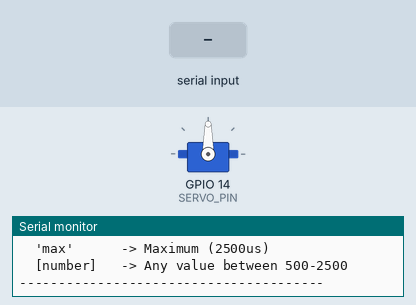
This sketch was run on a simulated ESP32. Parts: servo, the last lines printed to the serial monitor. The inputs (shaded band) are chosen by the test bench.

Above: at 2.2 s.
2.3 s: "min\n" received over Serial
At 3.5 s:
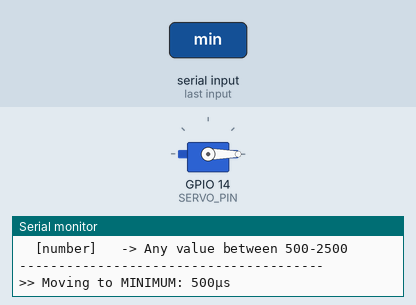
3.8 s: "max\n" received over Serial
At 4.8 s:
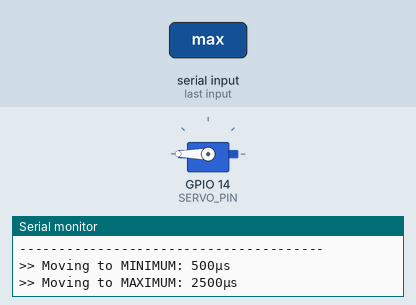
5.3 s: "set\n" received over Serial
At 5.9 s:
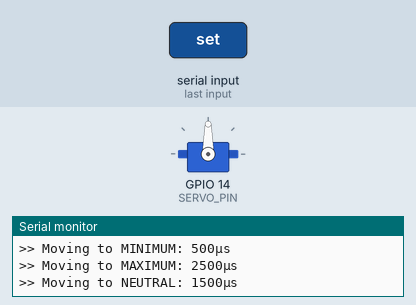
Timing chart, 0 to 8.3 s (numbered marks = the images above; inputs shaded):
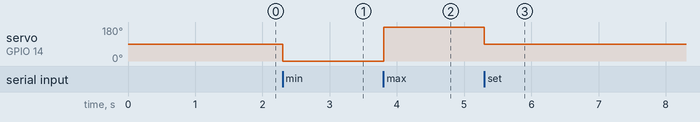

Measured:
- after the input at 2.3 s, servo on GPIO 14 (SERVO_PIN): 90° → 0° at once
- after the input at 3.8 s, servo on GPIO 14 (SERVO_PIN): 0° → 180° at once
- after the input at 5.3 s, servo on GPIO 14 (SERVO_PIN): 180° → 90° at once

The sketch:

code_controle_servo_pin14.ino
```cpp
#include <ESP32Servo.h>

// ===================================
// HARDWARE CONFIGURATION
// ===================================
const int SERVO_PIN = 14;
Servo calibrationServo;

// ===================================
// CONSTANTS
// ===================================
const int PULSE_MIN = 500;
const int PULSE_MAX = 2500;
const int NEUTRAL   = 1500;

void setup() {
  Serial.begin(115200);
  delay(1000);

  calibrationServo.setPeriodHertz(50);
  calibrationServo.attach(SERVO_PIN, PULSE_MIN, PULSE_MAX);

  Serial.println("--- MULTI-POSITION SERVO CALIBRATOR ---");
  Serial.println("Commands:");
  Serial.println("  'set'      -> Center (1500us)");
  Serial.println("  'min'      -> Minimum (500us)");
  Serial.println("  'max'      -> Maximum (2500us)");
  Serial.println("  [number]   -> Any value between 500-2500");
  Serial.println("---------------------------------------");
}

void loop() {
  if (Serial.available() > 0) {
    String input = Serial.readStringUntil('\n');
    input.trim();
    input.toLowerCase(); // Make it case-insensitive

    if (input == "set") {
      moveServo(NEUTRAL, "NEUTRAL");
    }
    else if (input == "min") {
      moveServo(PULSE_MIN, "MINIMUM");
    }
    else if (input == "max") {
      moveServo(PULSE_MAX, "MAXIMUM");
    }
    else if (input.length() > 0) {
      // Check if the input is a number
      int value = input.toInt();

      // toInt() returns 0 if it's not a number
      if (value >= PULSE_MIN && value <= PULSE_MAX) {
        moveServo(value, "CUSTOM");
      } else {
        Serial.print("⚠️ Invalid! Enter a number between ");
        Serial.print(PULSE_MIN);
        Serial.print(" and ");
        Serial.println(PULSE_MAX);
      }
    }
  }
}

// Helper function to move and print
void moveServo(int microSeconds, String label) {
  Serial.print(">> Moving to ");
  Serial.print(label);
  Serial.print(": ");
  Serial.print(microSeconds);
  Serial.println("µs");

  calibrationServo.writeMicroseconds(microSeconds);
}
```
